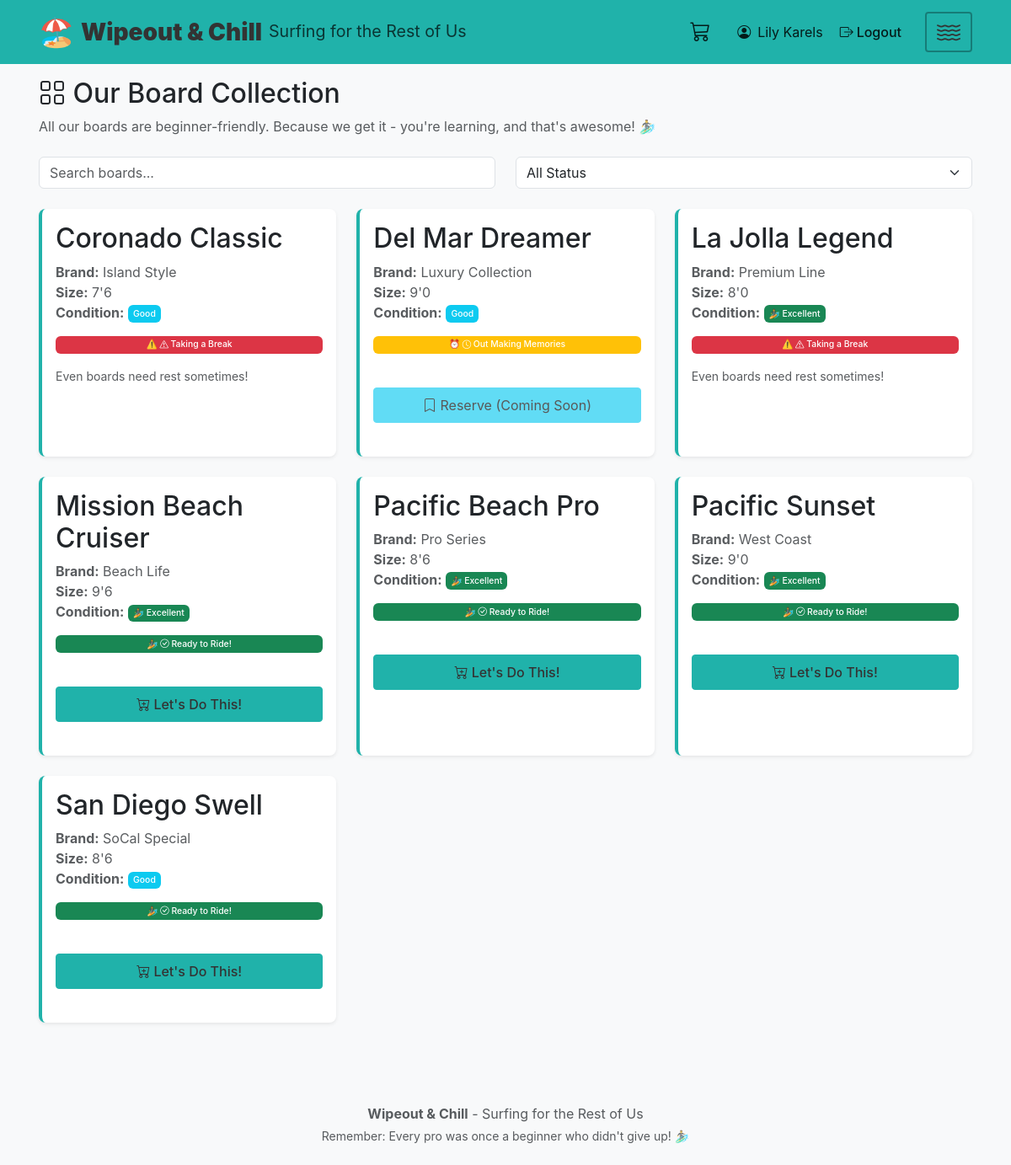
/boards (signed in), run on the app's committed database.
### models/user.py (models this page shows, shortened)
class User(db.Model, UserMixin):
    __tablename__ = 'users'
    id = db.Column(db.String(36), primary_key=True, default=lambda: str(uuid.uuid4()))
    email = db.Column(db.String(255), unique=True, nullable=False)
    full_name = db.Column(db.String(255), nullable=False)
    password_hash = db.Column(db.String(255), nullable=False)  # Password hash for authentication
    location_id = db.Column(db.String(36), db.ForeignKey('locations.id', ondelete='SET NULL'), nullable=True)
    role = db.Column(db.String(50), default='user', nullable=False)
    created_at = db.Column(db.DateTime, default=datetime.utcnow, nullable=False)
    updated_at = db.Column(db.DateTime, default=datetime.utcnow, onupdate=datetime.utcnow, nullable=False)
    @classmethod
    def find_by_id(cls, user_id):
        return cls.query.get(user_id)
    def is_admin(self):
        from utils.constants import USER_ROLE_ADMIN
        return self.role == USER_ROLE_ADMIN

### models/board.py (models this page shows, shortened)
class Board(db.Model):
    __tablename__ = 'boards'
    STATUS_AVAILABLE = BOARD_STATUS_AVAILABLE
    STATUS_CHECKED_OUT = BOARD_STATUS_CHECKED_OUT
    STATUS_DAMAGED = BOARD_STATUS_DAMAGED
    STATUS_IN_REPAIR = BOARD_STATUS_IN_REPAIR
    STATUS_REPLACED = BOARD_STATUS_REPLACED
    CONDITION_EXCELLENT = BOARD_CONDITION_EXCELLENT
    CONDITION_GOOD = BOARD_CONDITION_GOOD
    CONDITION_FAIR = BOARD_CONDITION_FAIR
    id = db.Column(db.String(36), primary_key=True, default=lambda: str(uuid.uuid4()))
    location_id = db.Column(db.String(36), db.ForeignKey('locations.id', ondelete='CASCADE'), nullable=False)
    name = db.Column(db.String(255), nullable=False)
    brand = db.Column(db.String(100), nullable=True)
    size = db.Column(db.String(50), nullable=True)
    image_url = db.Column(db.String(500), nullable=True)  # URL to surfboard image
    status = db.Column(db.String(50), default=BOARD_STATUS_AVAILABLE, nullable=False)
    condition = db.Column(db.String(50), default=BOARD_CONDITION_GOOD, nullable=True)
    created_at = db.Column(db.DateTime, default=datetime.utcnow, nullable=False)
    updated_at = db.Column(db.DateTime, default=datetime.utcnow, onupdate=datetime.utcnow, nullable=False)
    @classmethod
    def find_by_location(cls, location_id):
        return cls.query.filter_by(location_id=location_id).order_by(cls.name).all()

### routes/user_routes.py (the view)
@user_routes.route('/boards')
@login_required
def boards():
    location_id = get_selected_location_id()
    boards_list = Board.find_by_location(location_id) if location_id else []
    all_locations = Location.find_all()
    current_location = Location.find_by_id(location_id) if location_id else None
    return render_template('user/boards.html',
                         boards=boards_list,
                         all_locations=all_locations,
                         current_location=current_location,
                         selected_location_id=location_id)

### app.py (called while the page is built)
@login_manager.user_loader
def load_user(user_id):
    return User.find_by_id(user_id)

### models/location.py (called while the page is built)
    @classmethod
    def find_all(cls):
        return cls.query.all()

    @classmethod
    def find_by_id(cls, location_id):
        return cls.query.get(location_id)

### routes/user_routes.py (called while the page is built, shortened)
def get_selected_location_id():
    location_id = session.get('selected_location_id')
    return location_id

### templates/user/boards.html (shortened to what this page needs)
{% extends "base.html" %}
{% block content %}
<div class="row">
    <div class="col-12">
        <h1 class="mb-2">
            <i class="bi bi-grid"></i> Our Board Collection
        </h1>
        <p class="text-muted mb-4">All our boards are beginner-friendly. Because we get it - you're learning, and that's awesome! 🏄‍♂️</p>
    </div>
</div>
<div class="row mb-4">
    <div class="col-md-6">
        <input type="text" class="form-control" id="boardSearch" placeholder="Search boards...">
    </div>
    <div class="col-md-6">
        <select class="form-select" id="statusFilter">
            <option value="all">All Status</option>
        </select>
    </div>
</div>
<div class="row" id="boardsGrid">
    {% if boards %}
        {% for board in boards %}
        <div class="col-md-4 mb-4 board-card-wrapper" data-board-id="{{ board.id }}" data-status="{{ board.status }}" data-name="{{ board.name|lower }}" data-brand="{{ board.brand|lower if board.brand else '' }}">
            <div class="card h-100 shadow-sm board-card">
                <div class="card-body">
                    <h5 class="card-title">{{ board.name }}</h5>
                    <p class="card-text text-muted">
                        {% if board.brand %}<strong>Brand:</strong> {{ board.brand }}<br>{% endif %}
                        {% if board.size %}<strong>Size:</strong> {{ board.size }}<br>{% endif %}
                        <strong>Condition:</strong>
                        <span class="badge bg-{% if board.condition == 'excellent' %}success{% elif board.condition == 'good' %}info{% else %}warning{% endif %}">
                            {{ board.condition|title }}
                        </span>
                    </p>
                    {% if board.status == 'available' %}
                        <span class="badge bg-success mb-2">
                            <i class="bi bi-check-circle"></i> Ready to Ride!
                        </span>
                        <br>
                        <button class="btn btn-primary btn-sm mt-2 checkout-btn" data-board-id="{{ board.id }}">
                            <i class="bi bi-cart-plus"></i> Let's Do This!
                        </button>
                    {% elif board.status == 'checked_out' %}
                        <span class="badge bg-warning mb-2">
                            <i class="bi bi-clock"></i> Out Making Memories
                        </span>
                        <br>
                        <button class="btn btn-info btn-sm mt-2 reserve-btn" data-board-id="{{ board.id }}" disabled>
                            <i class="bi bi-bookmark"></i> Reserve (Coming Soon)
                        </button>
                    {% elif board.status == 'damaged' %}
                        <span class="badge bg-danger mb-2">
                            <i class="bi bi-exclamation-triangle"></i> Taking a Break
                        </span>
                        <p class="text-muted small mt-2 mb-0">Even boards need rest sometimes!</p>
                    {% elif board.status == 'in_repair' %}
                        <span class="badge bg-secondary mb-2">
                            <i class="bi bi-tools"></i> Getting Some TLC
                        </span>
                        <p class="text-muted small mt-2 mb-0">Back soon, better than ever!</p>
                    {% endif %}
                </div>
            </div>
        </div>
        {% endfor %}
    {% endif %}
</div>
{% endblock %}

### templates/base.html (shortened to what this page needs)
<!DOCTYPE html>
<html lang="en">
<head>
    <link href="https://cdn.jsdelivr.net/npm/bootstrap@5.3.2/dist/css/bootstrap.min.css" rel="stylesheet">
    <link href="https://cdn.jsdelivr.net/npm/bootstrap-icons@1.11.1/font/bootstrap-icons.css" rel="stylesheet">
    <link href="{{ url_for('static', filename='css/custom.css') }}" rel="stylesheet">
    <link href="{{ url_for('static', filename='css/animations.css') }}" rel="stylesheet">
    <link href="{{ url_for('static', filename='css/branding.css') }}" rel="stylesheet">
</head>
<body>
    <nav class="navbar navbar-expand-lg navbar-teal">
        <div class="container">
            <a class="navbar-brand" href="{{ url_for('user_routes.dashboard') }}">
                <span style="font-size: 1.2em;">🏖️</span><strong class="ms-2">Wipeout & Chill</strong>
                <small class="d-none d-md-inline ms-2" style="font-size: 0.7em;">Surfing for the Rest of Us</small>
            </a>
            {% if current_user.is_authenticated %}
            <div class="d-flex align-items-center">
                <ul class="navbar-nav d-flex flex-row align-items-center me-3">
                    <li class="nav-item me-3">
                        <a href="{{ url_for('cart_routes.view_cart') }}" class="nav-link d-flex align-items-center position-relative" style="padding: 0.5rem 0.5rem; text-decoration: none; color: inherit;">
                            <i class="bi bi-cart3" style="font-size: 1.5rem;"></i>
                        </a>
                    </li>
                    <li class="nav-item">
                        <span class="navbar-text d-flex align-items-center">
                            <i class="bi bi-person-circle me-2"></i> {{ current_user.full_name }}
                        </span>
                    </li>
                    <li class="nav-item">
                        <a class="nav-link d-flex align-items-center" href="{{ url_for('auth_routes.logout') }}">
                            <i class="bi bi-box-arrow-right me-1"></i> Logout
                        </a>
                    </li>
                </ul>
                <button class="navbar-toggler wave-menu-btn" type="button" data-bs-toggle="collapse" data-bs-target="#navbarNav" aria-controls="navbarNav" aria-expanded="false" aria-label="Toggle navigation">
                    <i class="bi bi-water"></i>
                </button>
            </div>
            {% else %}
            <button class="navbar-toggler" type="button" data-bs-toggle="collapse" data-bs-target="#navbarNav" aria-controls="navbarNav" aria-expanded="false" aria-label="Toggle navigation">
                <span class="navbar-toggler-icon"></span>
            </button>
            {% endif %}
        </div>
    </nav>
    <main class="container my-4">
        {% block content %}{% endblock %}
    </main>
    <footer class="bg-light mt-5 py-4">
        <div class="container text-center">
            <p class="text-muted mb-1"><strong>Wipeout & Chill</strong> - Surfing for the Rest of Us</p>
            <p class="text-muted mb-0 small">Remember: Every pro was once a beginner who didn't give up! 🏄‍♂️</p>
        </div>
    </footer>
</body>
</html>

### static/css/custom.css (style rules this page uses)
:root { --primary-color: #0077BE; --secondary-color: #20B2AA; --success-color: #28A745; --warning-color: #FFC107; --danger-color: #DC3545; --info-color: #17A2B8; --teal-color: #20B2AA; --teal-dark: #1a8f88; }
.navbar-teal { background-color: var(--teal-color) !important; color: #333; padding: 0.75rem 0; position: fixed !important; top: 0; left: 0; right: 0; z-index: 1030; width: 100%; }
.navbar-teal .navbar-brand { color: #333 !important; font-weight: 600; font-size: clamp(1.25rem, 3.5vw, 1.75rem); display: flex; align-items: center; }
.navbar-teal .navbar-brand span { font-size: clamp(1.5rem, 4vw, 2rem); line-height: 1; }
.navbar-teal .navbar-brand small { color: rgba(0, 0, 0, 0.7) !important; font-weight: 400; font-size: clamp(0.65rem, 1.5vw, 0.875rem); }
.navbar-teal .nav-link { color: rgba(0, 0, 0, 0.85) !important; font-weight: 500; padding: 0.5rem clamp(0.5rem, 2vw, 1rem); font-size: clamp(0.875rem, 1.5vw, 1rem); }
.navbar-teal .navbar-text { color: rgba(0, 0, 0, 0.85) !important; margin: 0; padding: 0.5rem 0; }
.navbar-teal .wave-menu-btn { border: 2px solid rgba(0, 0, 0, 0.3); padding: clamp(0.375rem, 1vw, 0.5rem) clamp(0.5rem, 1.5vw, 0.75rem); border-radius: 0.25rem; background: transparent; display: flex !important; align-items: center; justify-content: center; width: auto; height: auto; min-width: 2.5rem; }
.navbar-teal .wave-menu-btn .bi-water { font-size: clamp(1.25rem, 3vw, 1.75rem); color: #333 !important; display: block !important; line-height: 1; }
.navbar-teal .navbar-nav.d-flex { gap: 0.5rem; }
.navbar-teal .navbar-nav.d-flex .nav-item { display: flex; align-items: center; }
.navbar-teal { position: relative; }
.navbar-teal .container { position: relative; }
.navbar-teal .navbar-nav.d-flex { margin-left: auto; }
.navbar-teal .navbar-nav.d-flex .nav-link { padding: 0.5rem 0.75rem; }
body { background-color: #F8F9FA; font-family: -apple-system, BlinkMacSystemFont, 'Segoe UI', Roboto, 'Helvetica Neue', Arial, sans-serif; padding-top: 60px; }
main.container { margin-top: 0 !important; padding-top: 1rem; }
.board-card { transition: transform 0.2s ease, box-shadow 0.2s ease; cursor: pointer; height: 100%; display: flex; flex-direction: column; border-left: 4px solid var(--teal-color); box-shadow: 0 2px 4px rgba(32, 178, 170, 0.1); }
.board-card .card-body { display: flex; flex-direction: column; flex-grow: 1; }
.board-card .checkout-btn, .board-card .add-to-cart-btn { margin-top: auto; width: 100%; background-color: var(--teal-color) !important; border-color: var(--teal-color) !important; color: #333 !important; font-weight: 500; }
.badge { font-size: clamp(0.65em, 1.2vw, 0.75em) !important; padding: 0.2em 0.4em !important; font-weight: 500; }
.board-card .badge { font-size: 0.65em !important; padding: 0.35em 0.6em !important; line-height: 1.3 !important; vertical-align: middle; text-align: center; white-space: nowrap; }
.btn { transition: all 0.2s ease; }
.card { border: none; border-radius: 8px; }
body { font-size: clamp(0.875rem, 1.5vw, 1rem); }
h1, h2, h3, h4, h5, h6 { font-size: clamp(1.25rem, 3vw, 2rem); }
.container { padding-left: clamp(0.75rem, 3vw, 1rem); padding-right: clamp(0.75rem, 3vw, 1rem); }
.card { margin-bottom: clamp(0.75rem, 2vw, 1.5rem); }
.btn { padding: clamp(0.375rem, 1vw, 0.5rem) clamp(0.75rem, 2vw, 1rem); font-size: clamp(0.875rem, 1.5vw, 1rem); }

### static/css/branding.css (style rules this page uses)
:root { --wipeout-blue: #0B162A; --wipeout-orange: #C83803; --wipeout-fall: #8B4513; --wipeout-chicago: #E31837; }
.board-card { transition: all 0.3s ease; border-left: 4px solid #20B2AA; box-shadow: 0 2px 4px rgba(32, 178, 170, 0.1); }
.badge.bg-success::before { content: "🏄 "; }
.badge.bg-warning::before { content: "⏰ "; }
.badge.bg-danger::before { content: "⚠️ "; }

### data on the page
User: full_name "Lily Karels"
Board: name "Coronado Classic", brand "Island Style", size "7'6", condition "Good", status "damaged" (drawn)
Board: name "Del Mar Dreamer", brand "Luxury Collection", size "9'0", condition "Good"
Board: name "La Jolla Legend", brand "Premium Line", size "8'0", condition "Excellent", status "damaged" (drawn)
Board: name "Mission Beach Cruiser", brand "Beach Life", size "9'6", condition "Excellent"
Board: name "Pacific Beach Pro", brand "Pro Series", size "8'6", condition "Excellent"
Board: name "Pacific Sunset", brand "West Coast", size "9'0", condition "Excellent"
Board: name "San Diego Swell", brand "SoCal Special", size "8'6", condition "Good"
